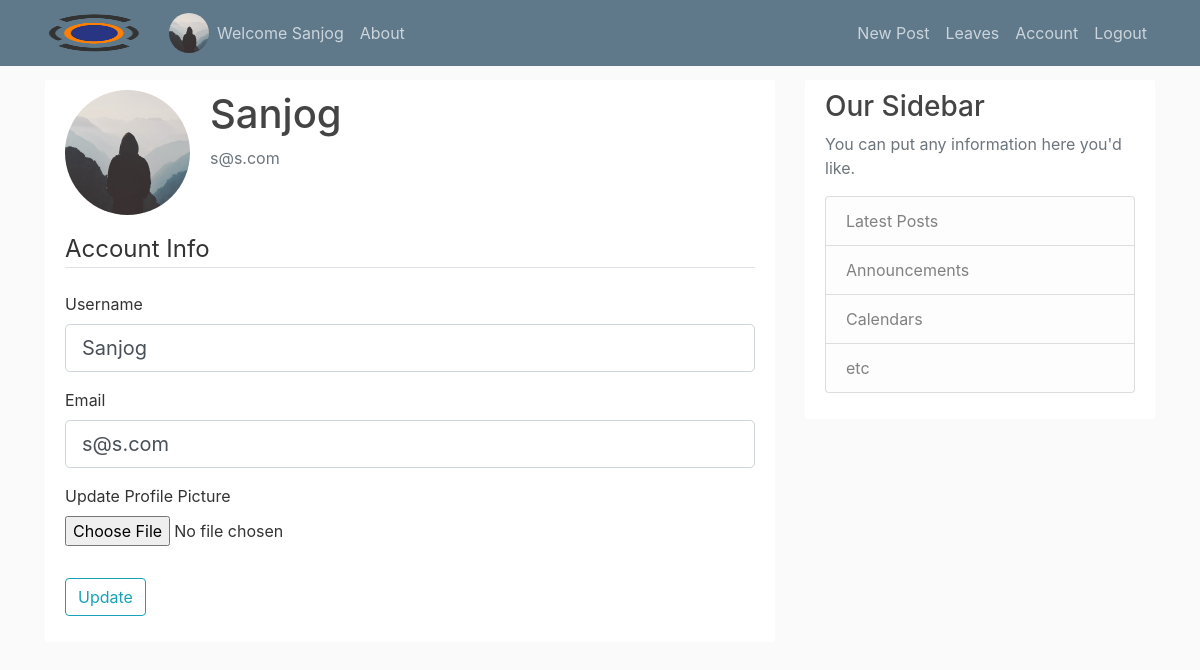
Page /account (signed in) on the committed database.
### flaskblog/models.py (models this page shows, shortened)
class User(db.Model, UserMixin):
    id = db.Column(db.Integer, primary_key=True)
    username = db.Column(db.String(20), nullable=False)
    email = db.Column(db.String(120), unique=True, nullable=False)
    image_file = db.Column(db.String(20), nullable=False, default='default.jpg')
    password = db.Column(db.String(60), nullable=False)
    registration_time = db.Column(db.DateTime, nullable=False, default=datetime.utcnow())
    manager_byemail = db.Column(db.String(60), nullable=False)
    posts = db.relationship('Post', backref='author', lazy=True)
    leaves = db.relationship('Leaves', backref='author', lazy=True)
    role_id = db.Column(db.Integer, db.ForeignKey('roles.id'))
    testcaseid=db.Column(db.String(20), unique=True)
    total_applied_leaves = db.Column(db.Integer, default=0)

### flaskblog/users/routes.py (the view)
@users.route("/account", methods=['GET', 'POST'])
@login_required
def account():
    form = UpdateAccountForm()
    if form.validate_on_submit():
        if form.picture.data:
            picture_file = save_picture(form.picture.data)
            current_user.image_file = picture_file
        current_user.username = form.username.data
        current_user.email = form.email.data
        db.session.commit()
        flash('Your account has been updated!', 'success')
        return redirect(url_for('users.account'))
    elif request.method == 'GET':
        form.username.data = current_user.username
        form.email.data = current_user.email
    image_file = url_for('static', filename='profile_pics/' + current_user.image_file)
    return render_template('account.html', title='Account',
                           image_file=image_file, form=form)

### flaskblog/users/forms.py (shortened to what this page needs)
class UpdateAccountForm(FlaskForm):
    username = StringField('Username',
                           validators=[DataRequired(), Length(min=2, max=20)])
    email = StringField('Email',
                        validators=[DataRequired(), Email()])
    picture = FileField('Update Profile Picture', validators=[FileAllowed(['jpg', 'png'])])
    submit = SubmitField('Update')

### flaskblog/models.py (called while the page is built)
@login_manager.user_loader
def load_user(user_id):
    return User.query.get(int(user_id))

### flaskblog/templates/account.html (shortened to what this page needs)
{% extends "layout.html" %}
{% block content %}
    <div class="content-section">
      <div class="media">
        <img class="rounded-circle account-img" src="{{ image_file }}">
        <div class="media-body">
          <h2 class="account-heading">{{ current_user.username }}</h2>
          <p class="text-secondary">{{ current_user.email }}</p>
        </div>
      </div>
        <form method="POST" action="" enctype="multipart/form-data">
            <fieldset class="form-group">
                <legend class="border-bottom mb-4">Account Info</legend>
                <div class="form-group">
                    {{ form.username.label(class="form-control-label") }}
                    {% if form.username.errors %}
                        {{ form.username(class="form-control form-control-lg is-invalid") }}
                        <div class="invalid-feedback">
                            {% for error in form.username.errors %}
                                <span>{{ error }}</span>
                            {% endfor %}
                        </div>
                    {% else %}
                        {{ form.username(class="form-control form-control-lg") }}
                    {% endif %}
                </div>
                <div class="form-group">
                    {{ form.email.label(class="form-control-label") }}
                    {% if form.email.errors %}
                        {{ form.email(class="form-control form-control-lg is-invalid") }}
                        <div class="invalid-feedback">
                            {% for error in form.email.errors %}
                                <span>{{ error }}</span>
                            {% endfor %}
                        </div>
                    {% else %}
                        {{ form.email(class="form-control form-control-lg") }}
                    {% endif %}
                </div>
                <div class="form-group">
                    {{ form.picture.label() }}
                    {{ form.picture(class="form-control-file") }}
                </div>
            </fieldset>
            <div class="form-group">
                {{ form.submit(class="btn btn-outline-info") }}
            </div>
        </form>
    </div>
{% endblock content %}

### flaskblog/templates/layout.html (shortened to what this page needs)
<!DOCTYPE html>
<html>
<head>
    <link rel="stylesheet" href="https://stackpath.bootstrapcdn.com/bootstrap/4.2.1/css/bootstrap.min.css">
    <link rel="stylesheet" type="text/css" href="{{ url_for('static', filename='main.css') }}">
<link rel="stylesheet" href="https://maxcdn.bootstrapcdn.com/font-awesome/4.7.0/css/font-awesome.min.css">
</head>
<body>
    <header class="site-header">
      <nav class="navbar navbar-expand-md navbar-dark bg-steel fixed-top">
        <div class="container">
          <a class="navbar-brand mr-4" href="/"><img alt="Responsive image" width="100" height="40" src="/static/profile_pics/Ineuron.png"></a>
          <div class="collapse navbar-collapse" id="navbarToggle">
            <div class="navbar-nav mr-auto">
              {% if current_user.is_authenticated %}
              <img alt="Responsive image" class="rounded-circle" width="40" height="40" src="/static/profile_pics/{{ current_user.image_file }}">
              <a class="nav-item nav-link" href="{{ url_for('main.dehome') }}">Welcome {{ current_user.username.split()[0] }} </a>
              {% else %}
              <a class="nav-item nav-link" href="{{ url_for('main.home') }}">Home</a>
              {% endif %}
              <a class="nav-item nav-link" href="{{ url_for('main.about') }}">About</a>
            </div>
            <div class="navbar-nav">
              {% if current_user.is_authenticated %}
                <a class="nav-item nav-link" href="{{ url_for('leave.new_post') }}">New Post</a>
                <a class="nav-item nav-link" href="{{ url_for('leave.leave_summary') }}">Leaves</a>
                <a class="nav-item nav-link" href="{{ url_for('users.account') }}">Account</a>
                <a class="nav-item nav-link" href="{{ url_for('users.logout') }}">Logout</a>
              {% else %}
                <a class="nav-item nav-link" href="{{ url_for('users.login') }}">Login</a>
                <a class="nav-item nav-link" href="{{ url_for('users.register') }}">Register</a>
              {% endif %}
            </div>
          </div>
        </div>
      </nav>
    </header>
    <main role="main" class="container">
      <div class="row">
        <div class="col-md-8">
              {% block content %}{% endblock %}
        </div>
        <div class="col-md-4">
          <div class="content-section">
            <h3>Our Sidebar</h3>
            <p class='text-muted'>You can put any information here you'd like.
              <ul class="list-group">
                <li class="list-group-item list-group-item-light">Latest Posts</li>
                <li class="list-group-item list-group-item-light">Announcements</li>
                <li class="list-group-item list-group-item-light">Calendars</li>
                <li class="list-group-item list-group-item-light">etc</li>
              </ul>
            </p>
          </div>
        </div>
      </div>
      </main>
</body>
</html>

### flaskblog/static/main.css (style rules this page uses)
body { background: #fafafa; color: #333333; margin-top: 5rem; }
h1, h2, h3, h4, h5, h6 { color: #444444; }
.bg-steel { background-color: #5f788a; }
.site-header .navbar-nav .nav-link { color: #cbd5db; }
.content-section { background: #ffffff; padding: 10px 20px; border: 1solid #dddddd; border-radius: 3px; margin-bottom: 20px; }
.account-img { height: 125px; width: 125px; margin-right: 20px; margin-bottom: 16px; }
.account-heading { font-size: 2.5rem; }

### rows in the picture
User: image_file (placeholder picture), username "Sanjog", email "s@s.com"
